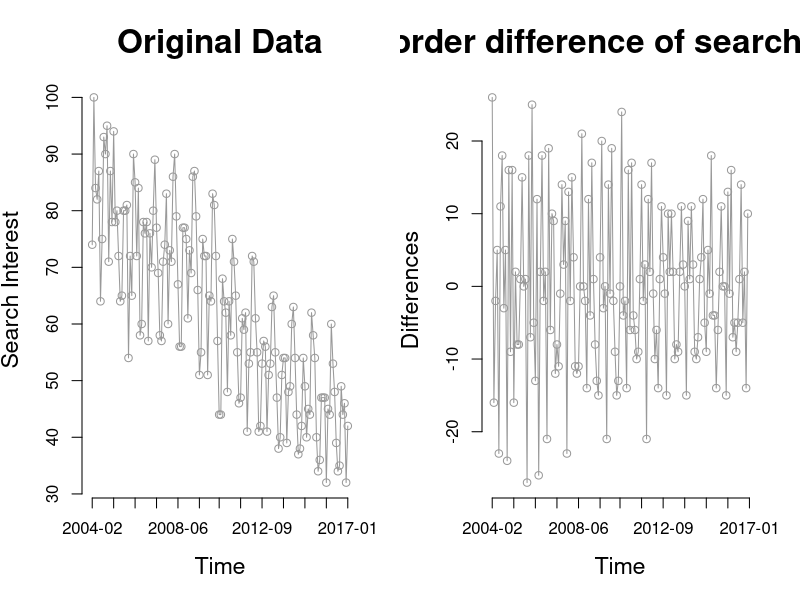
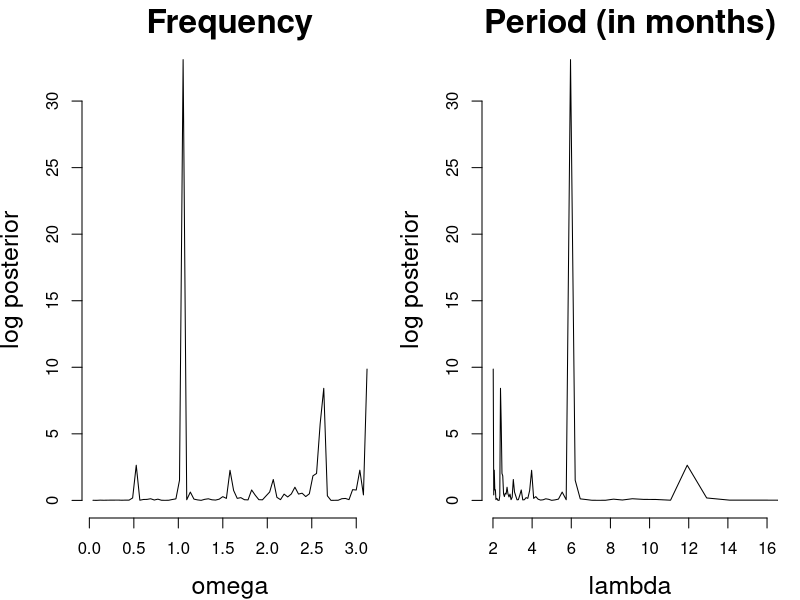
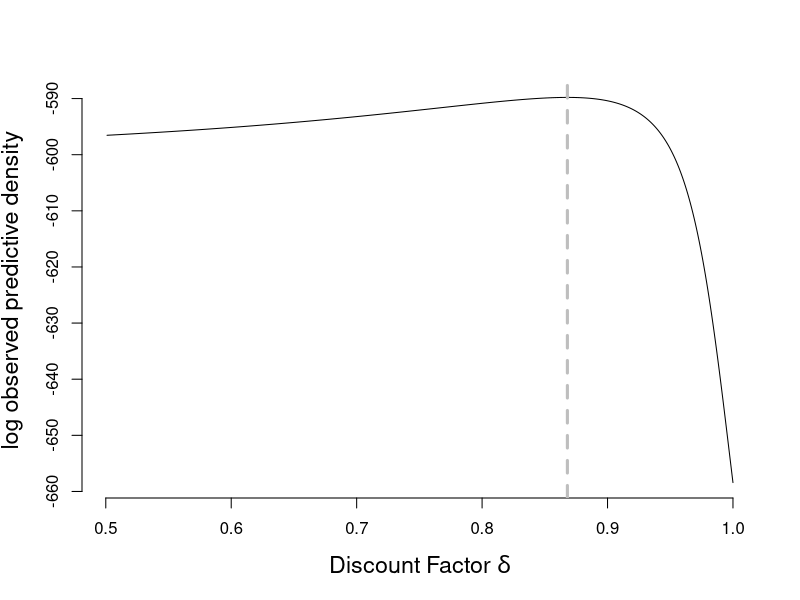
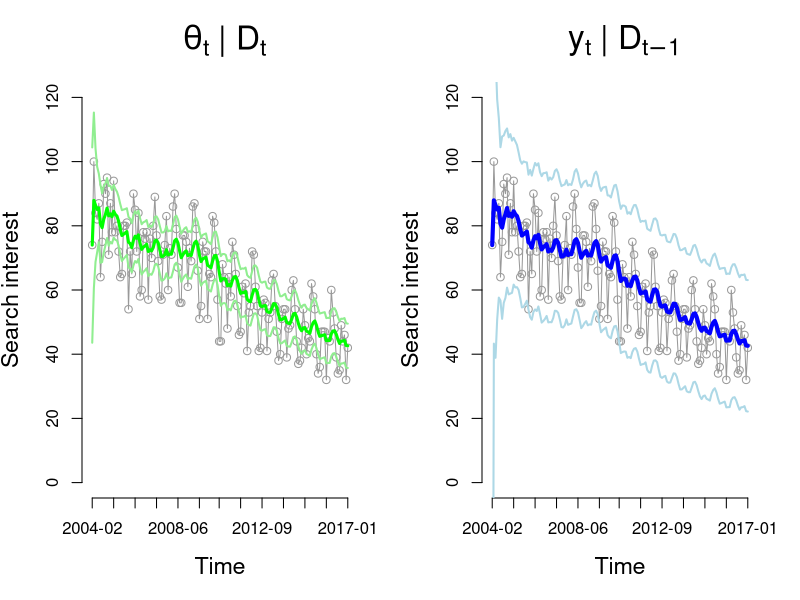
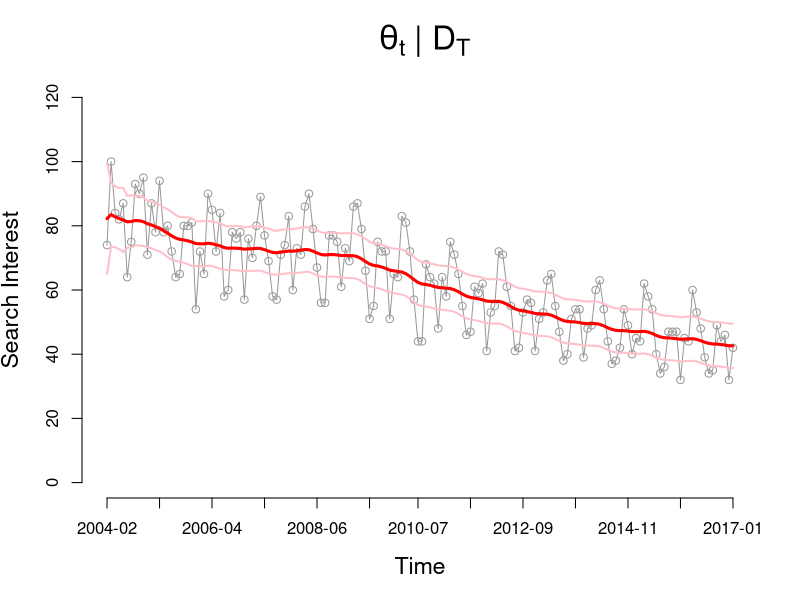
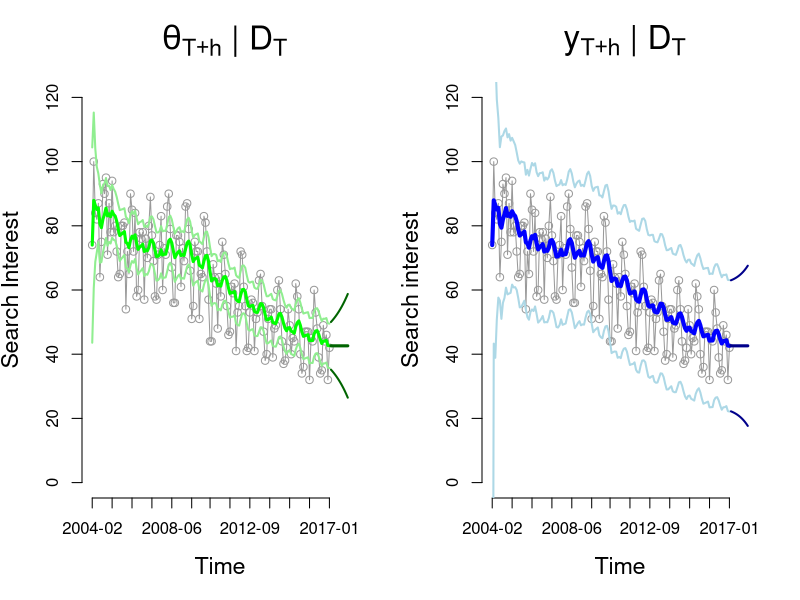

Write the R code that produced these figures, in order.
### Part 1
dat = read.csv("./googletrendsUCSC.csv")[,2]
times = read.csv("./googletrendsUCSC.csv")[,1]
x.ind = round(seq(1, length(dat), length = 13))
as.numeric(times)

y = diff(dat)
n = length(y)
tt = 1:n

# Plot of data
pdf("./figs/data.pdf", width = 12, height = 8)
par(mfrow = c(1,2), mar = c(5.1, 4.1, 4.1, 2.1))
plot(dat, type='o', bty = 'n', axes = FALSE, ylab = "Search Interest",
    xlab = "Time", cex.lab = 1.4, cex.main = 2, main = "Original Data",
    col = 'gray60')
axis(2)
axis(1, at = x.ind, times[x.ind])
plot(y, type='o', bty = 'n', axes = FALSE, ylab = "Differences",
    xlab = "Time", cex.lab = 1.4, cex.main = 2, col = 'gray60',
    main = "First-order difference of search interest",
    )
axis(2)
axis(1, at = x.ind, times[x.ind])
dev.off()



# Spectrum
k = 1:floor(n/2-1/2)
omega = 2*pi*k/n

a.hat = (2/n)*sapply(omega, function(w) sum(y * cos(w * tt)))
b.hat = (2/n)*sapply(omega, function(w) sum(y * sin(w * tt)))
Iw = (n/2)*(a.hat^2 + b.hat^2)
pw = (1 - Iw/sum(y^2))^(1 - n/2)

lambda = 2*pi/omega
pl = pw * (2*pi/(lambda^2))^0

omega[which.max(pw)]
lambda[which.max(pl)]

pdf("./figs/spectral.pdf", width = 12, height = 8)
par(mfrow = c(1,2), mar = c(4.1, 4.1, 2.1, 1.1))
plot(omega, log(pw), type='l', bty='n', main = "Frequency", ylab = "log posterior",
    cex.main = 2.0, cex.lab = 1.5)
plot(lambda, log(pl), type='l', bty='n', main = "Period (in months)", ylab = "log posterior",
    cex.main = 2.0, cex.lab = 1.5, xlab = "lambda", xlim = c(2, 16))
dev.off()


### Part 2
get.vals = function(y, delta, m0, C0, n0, d0){
    n = length(y)
    Rt = double(n+1);    Qt = double(n+1);    At = double(n+1)
    ft = double(n+1);    et = double(n+1);    mt = double(n+1)
    nt = double(n+1);    dt = double(n+1);    St = double(n+1)
    Ct = double(n+1)

    mt[1] = m0
    Ct[1] = C0
    nt[1] = n0
    dt[1] = d0

    for (i in 2:(n+1)){
        Rt[i] = Ct[i-1] / delta # Ct[i-1] + Wt[i]
        Qt[i] = Rt[i] + St[i-1]
        At[i] = Rt[i]/Qt[i]   
        ft[i] = mt[i-1]
        et[i] = y[i-1] - ft[i]
        mt[i] = mt[i-1] + At[i]*et[i]
        nt[i] = nt[i-1] + 1
        dt[i] = dt[i-1] + St[i-1]*(et[i]^2) / Qt[i]
        St[i] = dt[i] / nt[i]
        Ct[i] = At[i] * St[i]
        }
    
    return (list("Rt"=Rt[-1], "Qt"=Qt[-1], "At"=At[-1],
        "ft"=ft[-1], "et"=et[-1], "mt"=mt[-1], "nt"=nt[-1],
        "dt"=dt[-1], "St"=St[-1], "Ct"=Ct[-1], "delta"=delta,
        "m0"=m0, "C0"=C0, "n0"=n0, "d0"=d0))   
    }
obs.pred.dens = function(dat, params){
    df = c(params$n0, params$nt[-length(params$nt)])
    mu = params$ft
    sig2 = params$Qt
    out = lgamma((df+1)/2) - lgamma(df/2) - 1/2*log(df*pi*sig2) -
        (df+1)/2*log(1+(dat - mu)^2 / (df*sig2))
    return (sum(out))
    }
smooth = function(dat, params){
    n = length(dat)
    out.at = double(n)
    out.Rt = double(n)
    out.at[n] = params$mt[n]
    out.Rt[n] = params$Ct[n]
    for (i in (n-1):1){
        out.at[i] = params$mt[i] - params$delta*(params$mt[i] - out.at[i+1])
        out.Rt[i] = params$Ct[i] - params$delta^2*(params$Ct[i] - out.Rt[i+1])
        }
    return (list("at.s"=out.at, "Rt.s"=out.Rt))
    }
forecast = function(dat, params, h = 12){
    n = length(dat)
    delta = params$delta
    at.p = rep(params$mt[n], h)
    Rt.p = (1/delta^(1:h))*params$Ct[n]
    ft.p = rep(params$mt[n], h)
    Qt.p = Rt.p + params$St[n]
    return (list("at.p"=at.p, "Rt.p"=Rt.p,
        "ft.p"=ft.p, "Qt.p"=Qt.p))
    }

# Optimal discount factor
n = length(dat)
del = seq(0.501, 1, by = 0.001)
m0 = dat[1]
C0 = var(dat)
n0 = 1
d0 = 100
opd = double(length(del))
for (i in 1:length(del)){
    out = get.vals(dat, delta = del[i], m0 = m0, C0 = C0, n0 = n0, d0 = d0)
    opd[i] = obs.pred.dens(dat, out)
    }

pdf("./figs/discount.pdf", height = 8, width = 8)
par(mfrow = c(1,1), mar = c(5.1, 4.1, 4.1, 2.1))
plot(del, opd, type='l', ylab = "log observed predictive density", bty = 'n',
    xlab = "Discount Factor" ~ delta, cex.lab = 1.4, cex.main = 2)
abline(v = del[which.max(opd)], lty = 2, col = 'gray', lwd = 3)
dev.off()
(d.max = del[which.max(opd)])




out = get.vals(dat, delta = d.max, m0 = m0, C0 = C0, n0 = n0, d0 = d0)
pdf("./figs/current.pdf", width = 12, height = 8)
par(mfrow = c(1,2), mar = c(5.1, 4.1, 4.1, 2.1))
plot(dat, bty='n', type='o', ylim = c(0, 120), col = 'gray60',
    xlab = "Time", ylab = "Search interest", cex.lab = 1.4, cex.main = 2,
    axes = FALSE, main = ~ theta[t] ~ "|" ~ D[t])
axis(2)
axis(1, at = x.ind, labels = times[x.ind])
lines(out$mt, col = 'green', lwd = 3)
lines(out$mt + sqrt(out$Ct)*qt(0.975, out$nt), col = 'lightgreen', lwd = 2)
lines(out$mt - sqrt(out$Ct)*qt(0.975, out$nt), col = 'lightgreen', lwd = 2)

plot(dat, bty='n', type='o', ylim = c(0, 120), col = 'gray60',
    xlab = "Time", ylab = "Search interest", cex.lab = 1.4, cex.main = 2,
    axes = FALSE, main = ~ y[t] ~ "|" ~ D[t-1] )
axis(2)
axis(1, at = x.ind, labels = times[x.ind])
lines(out$mt, col = 'blue', lwd = 4)
lines(out$mt + sqrt(out$Qt)*qt(0.975, out$nt-1), col = 'lightblue', lwd = 2)
lines(out$mt - sqrt(out$Qt)*qt(0.975, out$nt-1), col = 'lightblue', lwd = 2)
dev.off()

spar = smooth(dat, out)
pdf("./figs/smooth.pdf", width = 8, height = 8)
par(mfrow = c(1,1), mar = c(5.1, 4.1, 4.1, 2.1))
plot(dat, bty='n', type='o', ylim = c(0, 120), col = 'gray60',
    cex.lab = 1.4, cex.main = 2, ylab = "Search Interest", axes = FALSE,
    xlab = "Time", main = ~ theta[t] ~ "|" ~ D[T])
axis(2)
axis(1, at = x.ind, labels = times[x.ind])
lines(spar$at.s, col = 'red', lwd = 3)
lines(spar$at.s + sqrt(spar$Rt.s*out$St[n]/out$St)*qt(0.975, out$nt[n]), col = 'pink', lwd = 2)
lines(spar$at.s - sqrt(spar$Rt.s*out$St[n]/out$St)*qt(0.975, out$nt[n]), col = 'pink', lwd = 2)
dev.off()


h = 12
ppar = forecast(dat, out, h)
pdf("./figs/forecast.pdf", width = 12, height = 8)
par(mfrow = c(1,2), mar = c(5.1, 4.1, 4.1, 2.1))
plot(1:(n+h), c(dat, rep(NA, h)), bty='n', type='o', ylim = c(0, 120), col = 'gray60',
    cex.lab = 1.4, cex.main = 2, ylab = "Search Interest", axes = FALSE,
    xlab = "Time", main = ~ theta[T+h] ~ "|" ~ D[T])
axis(2)
axis(1, at = x.ind, labels = times[x.ind])
lines(out$mt, col = 'green', lwd = 3)
lines(out$mt + sqrt(out$Ct)*qt(0.975, out$nt), col = 'lightgreen', lwd = 2)
lines(out$mt - sqrt(out$Ct)*qt(0.975, out$nt), col = 'lightgreen', lwd = 2)
lines((n+1):(n+h), ppar$at.p, col = 'darkgreen', lwd = 3)
lines((n+1):(n+h), ppar$at.p + sqrt(ppar$Rt.p)*qt(0.975, out$nt[n]),
    col = 'darkgreen', lwd = 2)
lines((n+1):(n+h), ppar$at.p - sqrt(ppar$Rt.p)*qt(0.975, out$nt[n]),
    col = 'darkgreen', lwd = 2)

plot(1:(n+h), c(dat, rep(NA, h)), bty='n', type='o', ylim = c(0, 120), col = 'gray60',
    xlab = "Time", ylab = "Search interest", cex.lab = 1.4, cex.main = 2,
    axes = FALSE, main = ~ y[T+h] ~ "|" ~ D[T] )
axis(2)
axis(1, at = x.ind, labels = times[x.ind])
lines(out$mt, col = 'blue', lwd = 4)
lines(out$mt + sqrt(out$Qt)*qt(0.975, out$nt-1), col = 'lightblue', lwd = 2)
lines(out$mt - sqrt(out$Qt)*qt(0.975, out$nt-1), col = 'lightblue', lwd = 2)
lines((n+1):(n+h), ppar$ft.p, col = 'darkblue', lwd = 3)
lines((n+1):(n+h), ppar$ft.p + sqrt(ppar$Qt.p)*qt(0.975, out$nt[n]),
    col = 'darkblue', lwd = 2)
lines((n+1):(n+h), ppar$at.p - sqrt(ppar$Qt.p)*qt(0.975, out$nt[n]),
    col = 'darkblue', lwd = 2)
dev.off()

